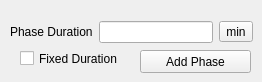
      <widget class="QWidget" name="tab">
       <attribute name="title">
        <string>Phase as Durations</string>
       </attribute>
       <widget class="QWidget" name="layoutWidget_4">
        <property name="geometry">
         <rect>
          <x>10</x>
          <y>20</y>
          <width>243</width>
          <height>24</height>
         </rect>
        </property>
        <layout class="QHBoxLayout" name="horizontalLayout_9">
         <item>
          <layout class="QHBoxLayout" name="horizontalLayout_5">
           <item>
            <widget class="QLabel" name="label_5">
             <property name="styleSheet">
              <string notr="true">font: 8pt &quot;MS Shell Dlg 2&quot;;</string>
             </property>
             <property name="text">
              <string>Phase Duration</string>
             </property>
            </widget>
           </item>
           <item>
            <widget class="QLineEdit" name="lineEdit_5"/>
           </item>
          </layout>
         </item>
         <item>
          <widget class="QToolButton" name="toolButton_3">
           <property name="text">
            <string>min</string>
           </property>
          </widget>
         </item>
        </layout>
       </widget>
       <widget class="QPushButton" name="pushButton_4">
        <property name="geometry">
         <rect>
          <x>140</x>
          <y>50</y>
          <width>111</width>
          <height>23</height>
         </rect>
        </property>
        <property name="text">
         <string>Add Phase</string>
        </property>
       </widget>
       <widget class="QCheckBox" name="checkBox">
        <property name="geometry">
         <rect>
          <x>20</x>
          <y>50</y>
          <width>101</width>
          <height>17</height>
         </rect>
        </property>
        <property name="text">
         <string>Fixed Duration</string>
        </property>
       </widget>
      </widget>
